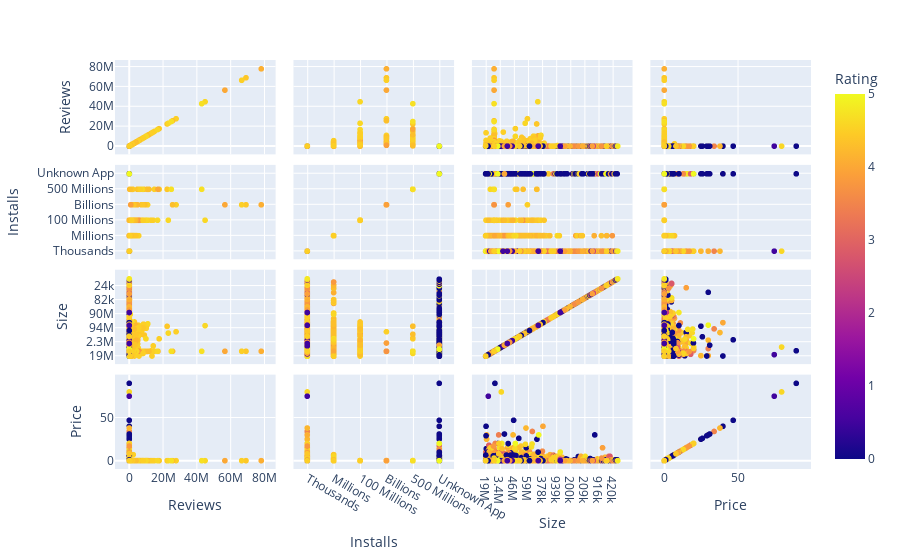

Notebook cell for this chart:
### Code cell
px.scatter_matrix(Data,
    dimensions=['Reviews','Installs','Size','Price'],
    color='Rating')

### Figure 1 — Plotly figure (JSON) as saved in the notebook; plotly's stock layout.template omitted (floating-point values rounded to 4 significant figures; data arrays with more than 128 entries replaced by an {"elided": "..."} marker saying what was removed)
{"data": [{"dimensions": [{"axis": {"matches": true}, "label": "Reviews", "values": {"elided": "9620 int values"}}, {"axis": {"matches": true}, "label": "Installs", "values": {"elided": "9620 str values"}}, {"axis": {"matches": true}, "label": "Size", "values": {"elided": "9620 str values"}}, {"axis": {"matches": true}, "label": "Price", "values": {"elided": "9620 float values"}}], "hovertemplate": "%{xaxis.title.text}=%{x}<br>%{yaxis.title.text}=%{y}<br>Rating=%{marker.color}<extra></extra>", "legendgroup": "", "marker": {"color": {"elided": "9620 float values"}, "coloraxis": "coloraxis", "symbol": "circle"}, "name": "", "showlegend": false, "type": "splom"}], "layout": {"coloraxis": {"colorbar": {"title": {"text": "Rating"}}, "colorscale": [[0, "#0d0887"], [0.1111, "#46039f"], [0.2222, "#7201a8"], [0.3333, "#9c179e"], [0.4444, "#bd3786"], [0.5556, "#d8576b"], [0.6667, "#ed7953"], [0.7778, "#fb9f3a"], [0.8889, "#fdca26"], [1, "#f0f921"]]}, "dragmode": "select", "legend": {"tracegroupgap": 0}, "margin": {"t": 60}}}
